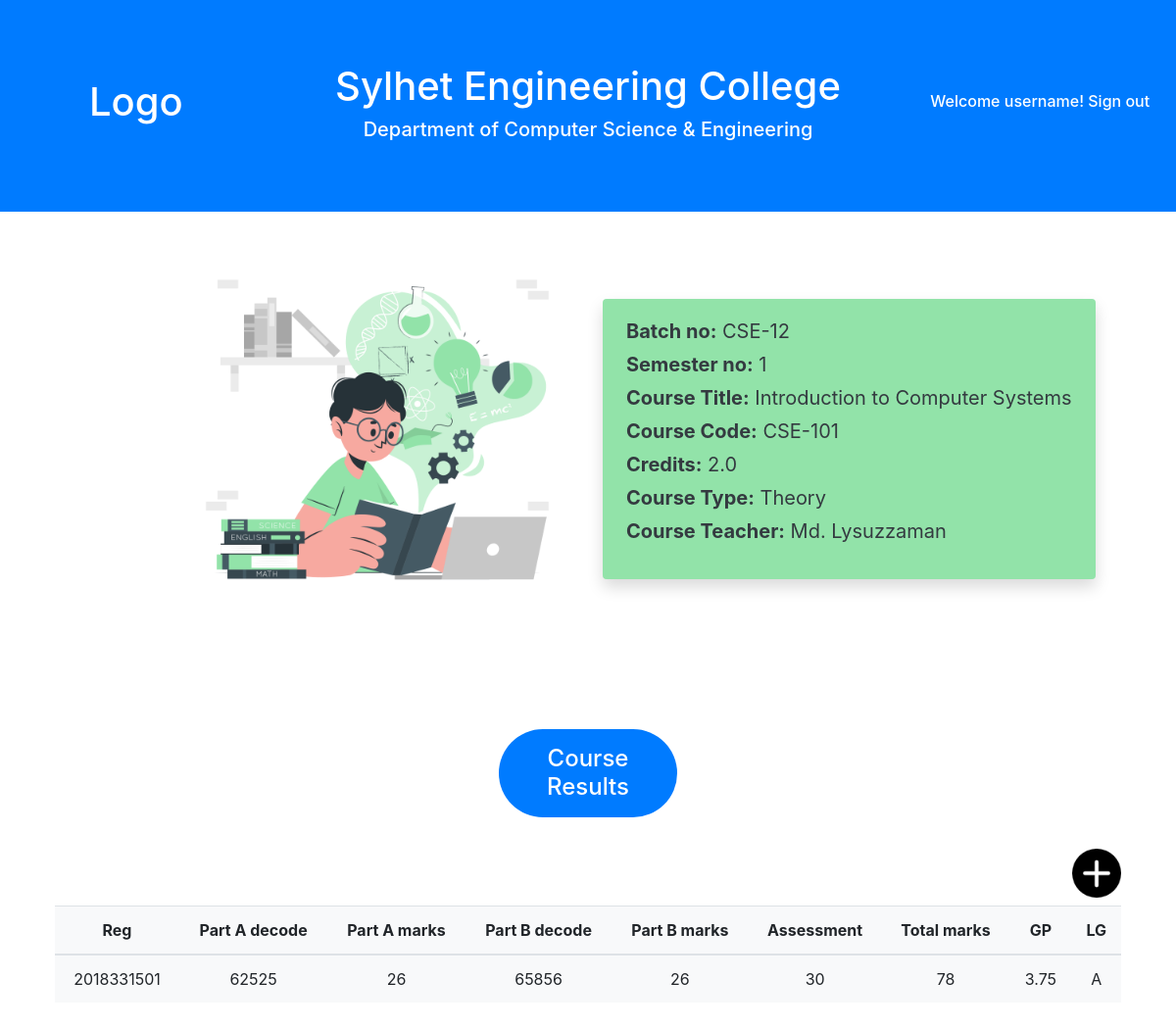
Before: /main/courses/CSE-12/1/Theory/CSE-101 (signed in) with the older database file.
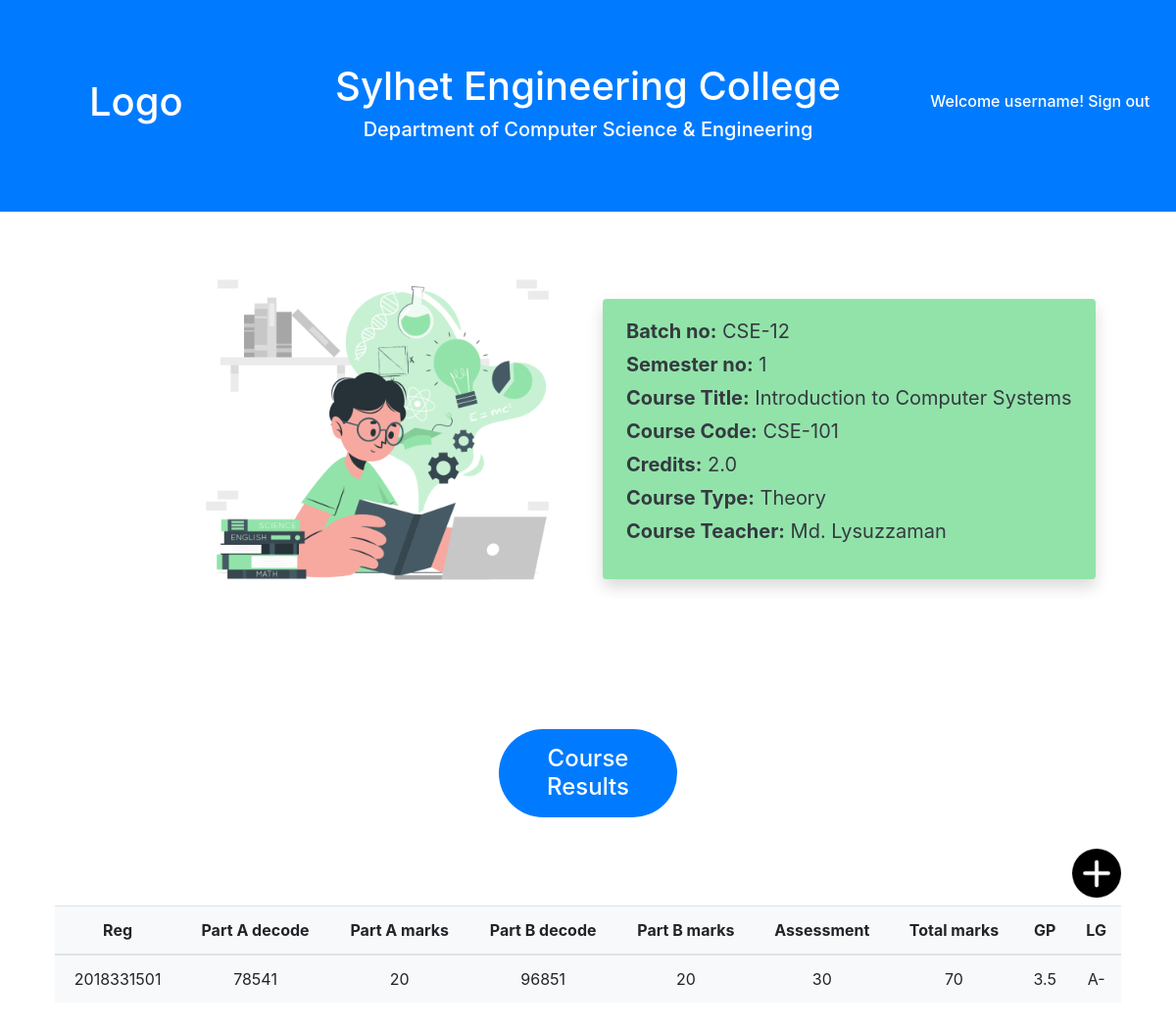
After: the same page with the newer database file.
### main/models.py (models this page shows)
class Course(models.Model):
    id = models.AutoField
    batch_no = models.CharField(max_length=8, default="")
    semester_no = models.IntegerField(default=None)
    course_code = models.CharField(max_length=8, default="")
    course_title = models.CharField(max_length=60, default="")
    course_type =  models.CharField(max_length=10, default="")
    course_credits = models.FloatField(default=0)
    course_teacher = models.CharField(max_length=40, default="")

class TheoryCourseResult(models.Model):
    id = models.AutoField
    reg_no = models.CharField(max_length=10, default="")
    batch_no = models.CharField(max_length=6, default="")
    semester_no = models.IntegerField(default=None)
    course_code = models.CharField(max_length=8, default="")
    part_a_decode = models.CharField(max_length=10, default="")
    part_a_marks = models.IntegerField(default=None)
    part_b_decode = models.CharField(max_length=10, default="")
    part_b_marks = models.IntegerField(default=None)
    assessment_marks = models.IntegerField(default=None)
    total_marks = models.IntegerField(default=None)
    GP = models.FloatField(default=0)
    LG = models.CharField(max_length=5, default="")

### main/views.py (the view)
# urls.py: path('courses/<str:batch_no>/<int:semester_no>/<str:course_type>/<str:course_code>', views.course_view, name="course_view"),
def course_view(request, batch_no, semester_no, course_type, course_code):
    course = Course.objects.get(batch_no=batch_no, semester_no=semester_no, course_code=course_code)
    students = Student.objects.filter(batch_no=batch_no)
    if request.method == "POST":
        if course_type == "Theory":
            reg_no = request.POST['reg_no']
            part_a_decode = request.POST['part_a_decode']
            part_a_marks = request.POST['part_a_marks']
            part_b_decode = request.POST['part_b_decode']
            part_b_marks = request.POST['part_b_marks']
            assessment_marks = request.POST['assessment_marks']
            total_marks = request.POST['total_marks']
            GP = request.POST['GP']
            LG = request.POST['LG']
            TheoryCourseResult.objects.create(reg_no=reg_no,
                                              batch_no=batch_no,
                                              semester_no=semester_no,
                                              course_code=course_code,
                                              part_a_decode=part_a_decode,
                                              part_a_marks=part_a_marks,
                                              part_b_decode=part_b_decode,
                                              part_b_marks=part_b_marks,
                                              assessment_marks=assessment_marks,
                                              total_marks=total_marks,
                                              GP=float(GP),
                                              LG=LG )
            results = TheoryCourseResult.objects.filter(batch_no=batch_no, semester_no=semester_no, course_code=course_code)
        elif course_type == "Sessional":
            reg_no = request.POST['reg_no']
            lab_marks = request.POST['lab_marks']
            assessment_marks = request.POST['assessment_marks']
            total_marks = request.POST['total_marks']
            GP = request.POST['GP']
            LG = request.POST['LG']
            SessionalCourseResult.objects.create(reg_no=reg_no,
                                                 batch_no=batch_no,
                                                 semester_no=semester_no,
                                                 course_code=course_code,
                                                 lab_marks=lab_marks,
                                                 assessment_marks=assessment_marks,
                                                 total_marks=total_marks,
                                                 GP=float(GP),
                                                 LG=LG )
            results = SessionalCourseResult.objects.filter(batch_no=batch_no, semester_no=semester_no, course_code=course_code)
        try:
            result_individual = Result.objects.get(reg_no=reg_no, batch_no=batch_no, semester_no=semester_no)
            course_results = json.loads(result_individual.course_results)
            course_results[course.course_code] = {'credits' : course.course_credits,
                                                  'GP' : GP,
                                                  'LG' : LG }
            result_individual.course_results = json.dumps(course_results)
            if float(GP) >= 2:
                result_individual.current_semester_credits += course.course_credits
                result_individual.current_semester_total_point += float(GP)*course.course_credits
                result_individual.current_semester_GPA = round((result_individual.current_semester_total_point / result_individual.current_semester_credits), 2)
            result_individual.save()
        except:
            course_results = dict()
            course_results[course.course_code] = {'credits' : course.course_credits,
                                                  'GP' : GP,
                                                  'LG' : LG }
            course_results_json = json.dumps(course_results)  # converting the dict to str(JSON)
            if float(GP) >= 2:
                current_semester_credits = course.course_credits
                current_semester_total_point = round((float(GP) * current_semester_credits), 2)
                current_semester_GPA = float(GP)
            else :
                current_semester_credits = 0
                current_semester_total_point = 0
                current_semester_GPA = 0
            result_individual = Result.objects.create(reg_no=reg_no,
                                                      batch_no=batch_no,
                                                      semester_no=semester_no,
                                                      course_results=course_results_json,
                                                      current_semester_credits=current_semester_credits,
                                                      current_semester_total_point=current_semester_total_point,
                                                      current_semester_GPA=current_semester_GPA)
        params = {'course':course,'results':results, 'students':students}
        return render(request, 'main/course_view.html', params)
    else:   # if not a POST request
        if course_type == "Theory":
            results = TheoryCourseResult.objects.filter(batch_no=batch_no, semester_no=semester_no, course_code=course_code)
        elif course_type == "Sessional":
            results = SessionalCourseResult.objects.filter(batch_no=batch_no, semester_no=semester_no, course_code=course_code)
        params = {'course':course,'results':results, 'students':students}
        return render(request, 'main/course_view.html', params)

### main/templates/main/course_view.html (shortened to what this page needs)
{% extends 'main/base.html' %}
{% load static %}
{% block body %}
<section class="text-with-img row">
  <div class="col-6 d-flex justify-content-end align-items-center">
    <img src="{% static 'main/images/student1.png' %}" alt="student" class="illustrator-img">
  </div>
  <div class="col-6 d-flex justify-content-start align-items-center">
    <div class="text-dark p-4 rounded illustrator-details shadow">
      <p><b>Batch no:</b> {{course.batch_no}}</p>
      <p><b>Semester no:</b> {{course.semester_no}}</p>
      <p><b>Course Title:</b> {{course.course_title}}</p>
      <p><b>Course Code:</b> {{course.course_code}}</p>
      <p><b>Credits:</b> {{course.course_credits}}</p>
      <p><b>Course Type:</b> {{course.course_type}}</p>
      <p><b>Course Teacher:</b> {{course.course_teacher}}</p>
    </div>
  </div>
</section>
{% if course.course_type == "Theory" %}
<section class="mx-2 my-5 p-5">
    <div class="d-flex justify-content-center mb-4">
      <h4 class="bg-primary text-center text-white p-3 rounded-pill col-2">Course Results</h4>
    </div>
    {% if request.user.is_superuser %}
      <div class="d-flex justify-content-end">
        <img src="{% static 'main/images/plus.png' %}" alt="add-record" class="plus-btn mb-2" type="button" data-toggle="modal" data-target="#AddResultModal">
      </div>
    {% endif %}
    <table class="table table-hover bg-light">
        <thead>
          <tr class="text-center">
            <th scope="col">Reg</th>
            <th scope="col">Part A decode</th>
            <th scope="col">Part A marks</th>
            <th scope="col">Part B decode</th>
            <th scope="col">Part B marks</th>
            <th scope="col">Assessment</th>
            <th scope="col">Total marks</th>
            <th scope="col">GP</th>
            <th scope="col">LG</th>
          </tr>
        </thead>
        <tbody>
            {% for result in results %}
            <tr class="text-center">
                <td>{{result.reg_no}}</td>
                <td>{{result.part_a_decode}}</td>
                <td>{{result.part_a_marks}}</td>
                <td>{{result.part_b_decode}}</td>
                <td>{{result.part_a_marks}}</td>
                <td>{{result.assessment_marks}}</td>
                <td>{{result.total_marks}}</td>
                <td>{{result.GP}}</td>
                <td>{{result.LG}}</td>
            </tr>
            {% endfor %}
        </tbody>
      </table>
</section>
{% endif %}
{% endblock %}

### main/templates/main/base.html (shortened to what this page needs)
{% load static %}
<!doctype html>
<html lang="en">
  <head>
    <link rel="stylesheet" href="https://cdn.jsdelivr.net/npm/bootstrap@4.6.2/dist/css/bootstrap.min.css">
  </head>
  <body>
    <div class="jumbotron jumbotron-fluid bg-primary text-white">
      <div class="row">
        <div class="col-3 d-flex align-items-center justify-content-center">
          <h1>Logo</h1>
        </div>
        <div class="col-6 text-center">
          <h1>Sylhet Engineering College</h1>
          <h5>Department of Computer Science & Engineering</h5>
        </div>
        <div class="col-3 d-flex align-items-center justify-content-center">
          <h6>Welcome username! Sign out</h6>
        </div>
      </div>
    </div>
    {% block body %}{% endblock %}
  </body>
</html>

Changed rows visible on the page:
removed TheoryCourseResult: reg_no "2018331501", part_a_decode "62525", part_a_marks "26", part_b_decode "65856", assessment_marks "30", total_marks "78", GP "3.75", LG "A"
added TheoryCourseResult: reg_no "2018331501", part_a_decode "78541", part_a_marks "20", part_b_decode "96851", assessment_marks "30", total_marks "70", GP "3.5", LG "A-"
